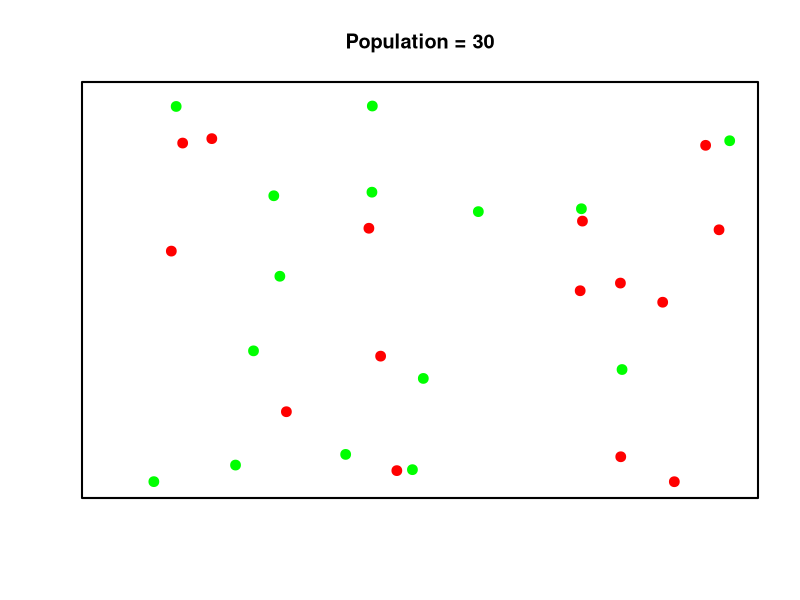
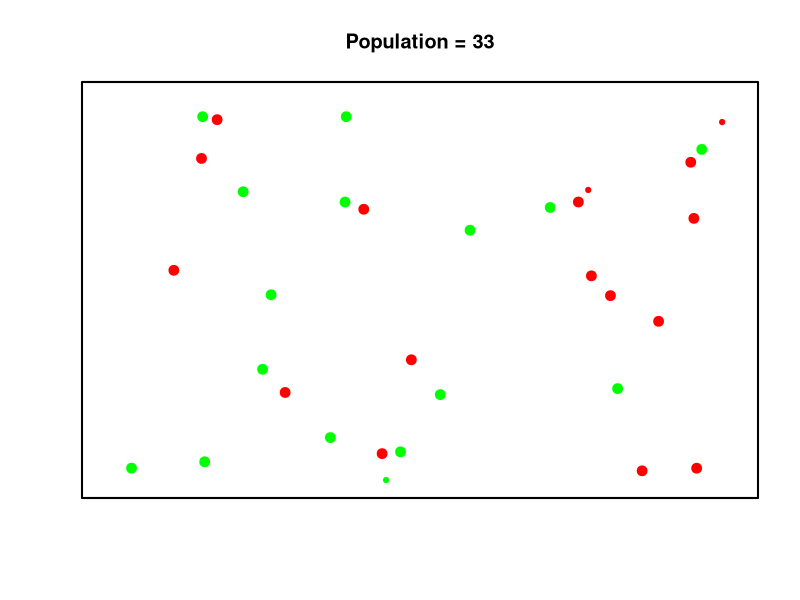
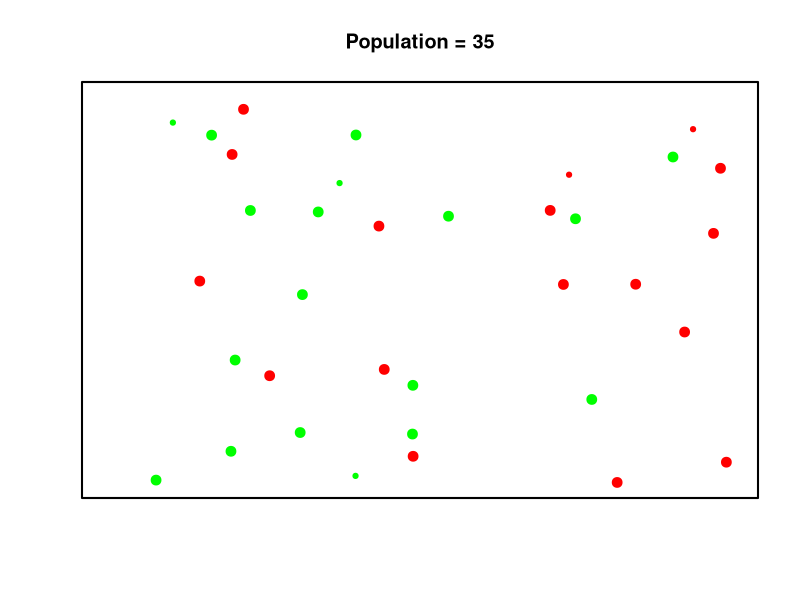
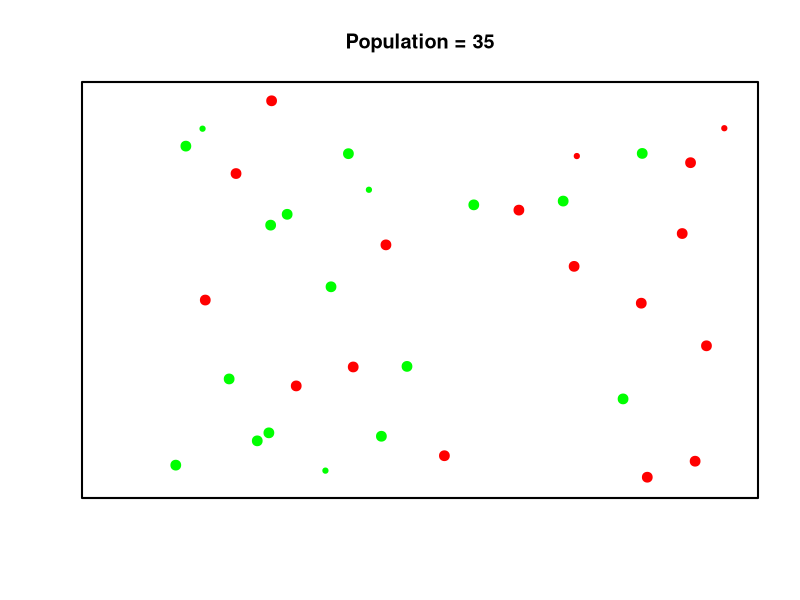
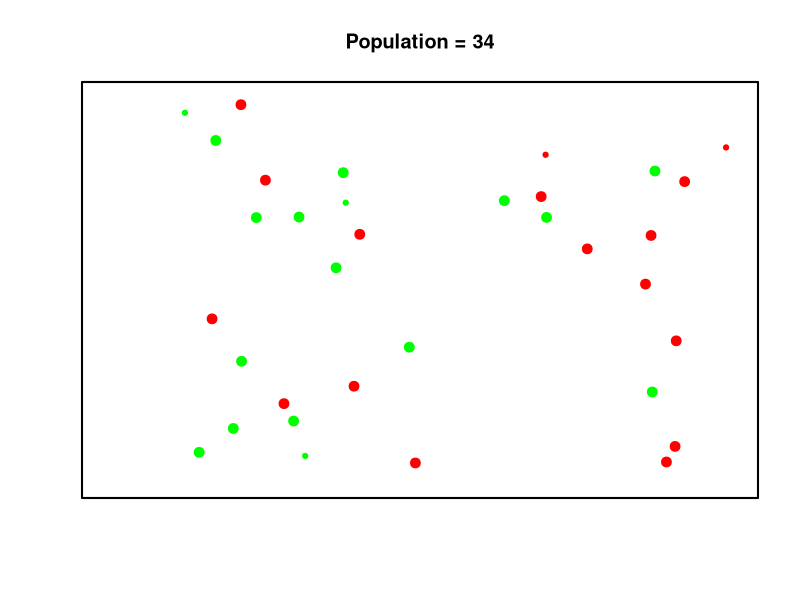
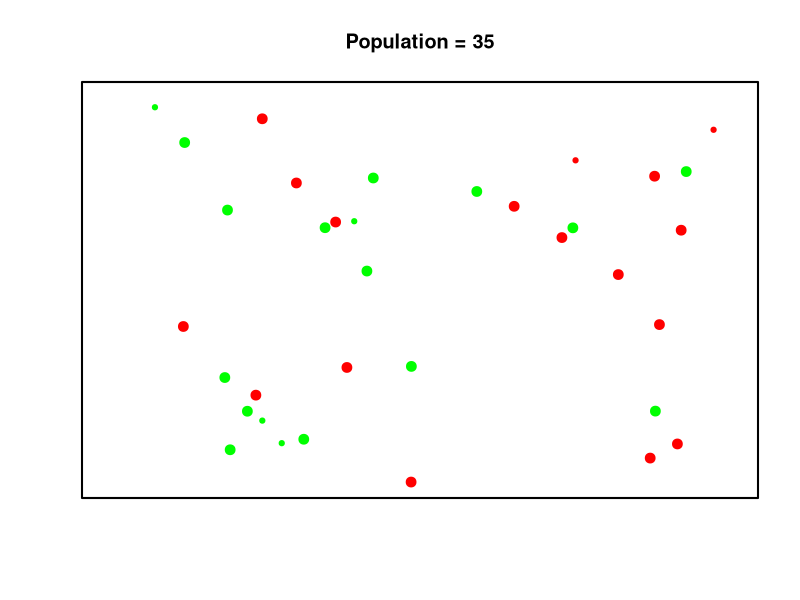
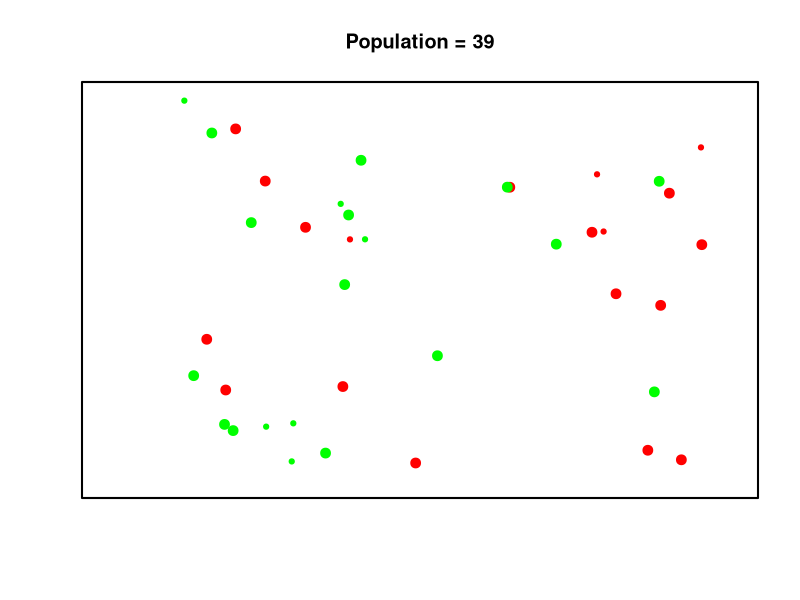
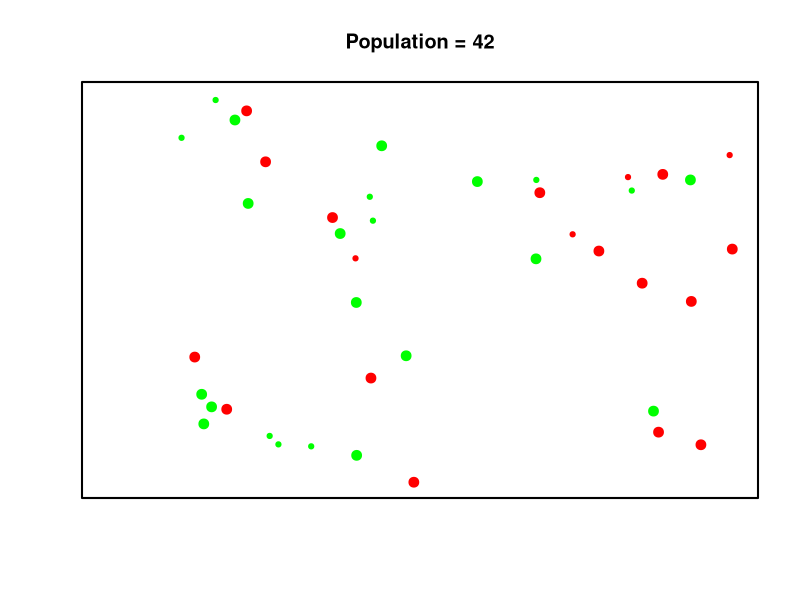

Write R code to recreate these figures, in order. (Note: a time limit stopped this script after it produced the figures.)
library(R6)
## Whales in the Ocean ----

Whale <- R6Class("Whale",
                 public = list(
                   position = NULL,
                   age = NULL,
                   lifespan = NULL,
                   range = NULL,
                   maturity = NULL,
                   stepSize = NULL,
                   initialize = function(position = NA, age = 3,
                                         lifespan = 40, range = 5,
                                         maturity = 10, stepSize = 5) {
                     self$position <- position
                     self$age <- age
                     self$lifespan <- lifespan
                     self$range <- range
                     self$maturity <- maturity
                     self$stepSize <- stepSize
                   }
                 ))

Whale$set("public",
          "move",
          function(dims, r = self$stepSize) {
            xMax <- dims[1]
            yMax <- dims[2]
            repeat {
              theta <- runif(1, min = 0, max = 2*pi)
              p <- self$position + r * c(cos(theta), sin(theta))
              within <- (p[1] > 0 && p[1] < xMax) && (p[2] > 0 && p[2] < yMax)
              if ( within ) {
                self$position <- p
                break
              }
            }
          }, overwrite = T)


Male <- R6Class("Male",
                inherit = Whale,
                public = list(
                  sex = "male"
                ))

Female <- R6Class("Female",
                inherit = Whale,
                public = list(
                  sex = "female",
                  timeToFertility = 0,
                  infertilityPeriod = 5
                ))

Female$set("public",
           "maleNear",
           function(males, dist) {
             foundOne <- FALSE
             for ( male in males ) {
               near <- dist(male$position, self$position) < self$range
               mature <- (male$age >= male$maturity)
               if ( near && mature ) {
                 foundOne <- TRUE
                 break
               }
             }
             foundOne
           }, overwrite = T)


Female$set("public",
           "mate",
           function() {
             babySex <- sample(c("female", "male"), size = 1)
             self$timeToFertility <- self$infertilityPeriod
             return(babySex)
           }, overwrite = T)

Ocean <- R6Class("Ocean",
                 public = list(
                   dimensions = NULL,
                   males = NULL,
                   females = NULL,
                   malePop = NULL,
                   femalePop = NULL,
                   starveParameter = NULL,
                   distance = function(a, b) {
                     sqrt((a[1] - b[1])^2 + (a[2] - b[2])^2)
                   },
                   initialize = function(dims = c(100, 100),
                                         males = 10,
                                         females = 10,
                                         starve = 5) {
                     self$dimensions <- dims
                     xMax <- dims[1]
                     yMax <- dims[2]
                     maleWhales <- replicate(males, 
                                             Male$new(age = 10, 
                                                      position = c(runif(1, 0, xMax),runif(1, 0, yMax))))
                     femaleWhales <- replicate(females, 
                                             Female$new(age = 10, 
                                                      position = c(runif(1, 0, xMax), runif(1, 0, yMax))))
                     self$males <- maleWhales
                     self$females <- femaleWhales
                     self$malePop <- males
                     self$femalePop <- females
                     self$starveParameter <- starve
                   },
                   starvationProbability = function(popDensity) {
                     self$starveParameter * popDensity
                   }
                 ))

Ocean$set("public",
          "advance",
          function() {
            malePop <- self$malePop
            femalePop <- self$femalePop
            population <- malePop + femalePop
            if ( population == 0 ) {
              return(NULL)
            }
            males <- self$males
            females <- self$females
            babyMales <- list()
            babyFemales <- list()
            if ( malePop > 0 && femalePop > 0 ) {
              for ( female in females ) {
                if ( female$timeToFertility <= 0 && female$maleNear(males = males,
                                                                    dist = self$distance)) {
                  outcome <- female$mate()
                  if ( outcome == "male" ) {
                    baby <- Male$new(age = 0, position = female$position)
                    babyMales <- c(babyMales, baby)
                  } else {
                    baby <- Female$new(age = 0, position = female$position)
                    babyFemales <- c(babyFemales, baby)
                  }
                }
              }
            }
            
            # augment the male and female lists if needed:
            lmb <- length(babyMales); lfb <- length(babyFemales);
            
            # throw in the babies:
            if ( lmb > 0 ) {
              males <- c(males, babyMales)
            }
            if ( lfb > 0 ) {
              females <- c(females, babyFemales)
            }
            
            # revise population for new births:
            population <- length(males) + length(females)
            
            # starve some of them, maybe:
            popDen <- population/prod(self$dimensions)
            starveProb <- self$starvationProbability(popDensity = popDen)
            maleDead <- logical(length(males))
            femaleDead <- logical(length(females))
            # starve some males
            for ( i in seq_along(maleDead) ) {
              male <- males[[i]]
              maleDead[i] <- (runif(1) <= starveProb)
              male$age <- male$age + 1
              if ( male$age >= male$lifespan ) maleDead[i] <- TRUE
              if ( maleDead[i] ) next
              # if whale is not dead, he should move:
              male$move(dims = self$dimensions)
            }
            # starve some females
            for ( i in seq_along(femaleDead) ) {
              female <- females[[i]]
              femaleDead[i] <- (runif(1) <= starveProb)
              female$age <- female$age + 1
              if ( female$age >= female$lifespan ) femaleDead[i] <- TRUE
              if ( femaleDead[i] ) next
              if ( female$sex == "female" ) {
                female$timeToFertility <- female$timeToFertility - 1
              }
              # if female is not dead, she should move:
              female$move(dims = self$dimensions)
            }
            
            # revise male and female whale lists:
            malePop <- sum(!maleDead)
            self$malePop <- malePop
            femalePop <- sum(!femaleDead)
            self$femalePop <- femalePop
            if ( malePop > 0 ) {
              self$males <- males[!maleDead]
            } else {
              self$males <- list()
            }
            if ( femalePop > 0 ) {
              self$females <- females[!femaleDead]
            } else {
              self$females <- list()
            }
          }, overwrite = T)

Ocean$set("public", 
          "plot",
          function() {
            males <- self$males[1:self$malePop]
            females <- self$females[1:self$femalePop]
            whales <- c(males, females)
            if ( length(whales) == 0) {
              plot(0,0, type = "n", main = "All Gone!")
              box(lwd = 2)
              return(NULL)
            }
            mat <- sapply(whales, function(x) {
              c(x$position[1], x$position[2],
                as.numeric(x$sex == "male"), as.numeric(x$age >= x$maturity))
              }, simplify = "array")
            mat <- simplify2array(t(mat))
            df <- as.data.frame(mat)
            names(df) <- c("x", "y", "sex", "mature")
            df$color <- ifelse(df$sex == 1, "red", "green")
            df$size <- ifelse(df$mature == 1, 1.3, 0.7)
            with(df, 
                 plot(x, y, xlim = c(0, self$dimensions[1]),
                 ylim = c(0, self$dimensions[1]), pch = 19, xlab = "",
                 ylab = "", axes = FALSE, col = color, cex = size,
                 main = paste0("Population = ", nrow(df))))
            box(lwd = 2)
          }, overwrite = T)


## programs ---------

oceanSim <- function(steps = 100, males = 10, females = 10) {
  ocean <- Ocean$new(dims = c(100, 100), males = males, females = females)
  population <-numeric(steps)
  for ( i in 1:steps ) {
    population[i] <- ocean$malePop + ocean$femalePop
    ocean$plot()
    if ( population[i] == 0 ) break
    ocean$advance()
    Sys.sleep(0.5)
  }
  pop <- population[1:i]
  plot(pop, type = "l")
}

oceanSim(steps = 200, males = 15, females = 15)
